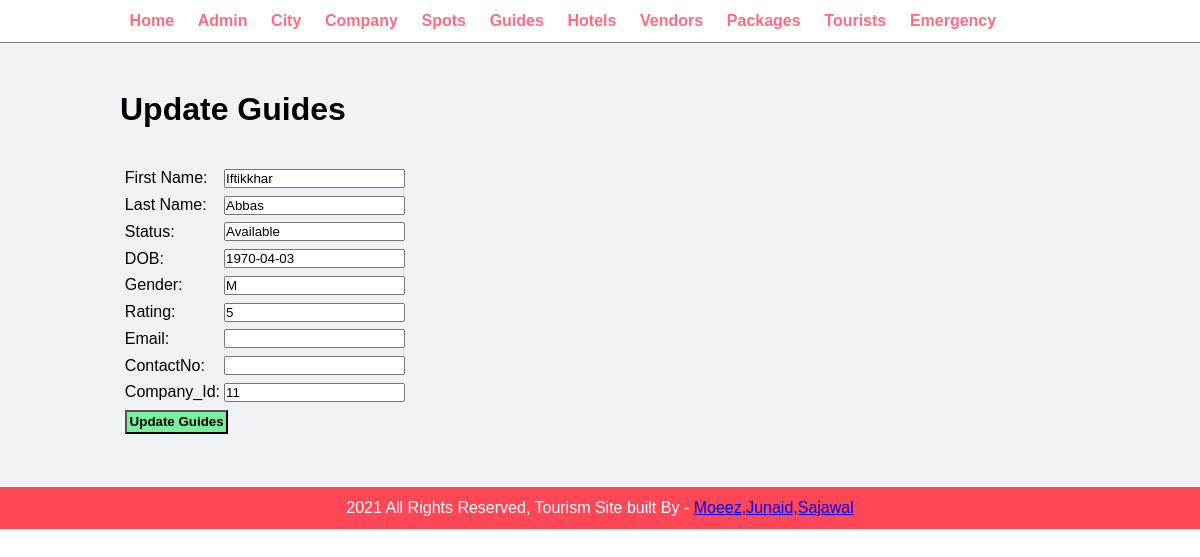
The page /admin/update-guide.php?id=1 on the database its author committed.
### tables this page shows
CREATE TABLE `guides` (
  `ID` int(11) NOT NULL,
  `Fname` varchar(15) NOT NULL,
  `Lname` varchar(15) NOT NULL,
  `Status` varchar(30) DEFAULT NULL,
  `DOB` date NOT NULL,
  `Gender` char(1) NOT NULL,
  `Rating` int(11) DEFAULT NULL COMMENT 'Out of 5',
  `Email` varchar(30) DEFAULT NULL,
  `ContactNo` bigint(11) DEFAULT NULL,
  `Company_Id` int(11) NOT NULL
);

### admin/update-guide.php (the view, shortened to what this page needs)
<?php include('partial/menu.php'); ?>
<div class="main-content">
    <div class="wrapper">
        <h1>Update Guides</h1>
        <br><br>
        <?php
            $id=$_GET['id'];
            $sql="SELECT * FROM guides WHERE ID=$id";
            $res= mysqli_query($conn, $sql);
            if($res==true)
            {
                $count = mysqli_num_rows($res);
               if($count==1)
                {
                    $rows=mysqli_fetch_assoc($res);
					$Fname= $rows['Fname'];
					$Lname=$rows['Lname'];
					$Status=$rows['Status'];
					$DOB=$rows['DOB'];
					$Gender=$rows['Gender'];
					$Rating=$rows['Rating'];
					$Email=$rows['Email'];
					$ContactNo=$rows['ContactNo'];
					$Company_Id=$rows['Company_Id'];
                }
                else
                {
                    header('location:'.SITEURL.'admin/manage-guide.php');
                }
            }
        ?>
        <form action="" method="POST">
            <table class="tbl-30">
                <tr>
                    <td>First Name: </td>
                    <td>
                        <input type="text" name="Fname" value="<?php echo $Fname; ?>">
                    </td>
                </tr>
                <tr>
                    <td>Last Name: </td>
                    <td>
                        <input type="text" name="Lname" value="<?php echo $Lname; ?>">
                    </td>
                </tr>
				<tr>
                    <td>Status: </td>
                    <td>
                        <input type="text" name="Status" value="<?php echo $Status; ?>">
                    </td>
                </tr>
				<tr>
                    <td>DOB: </td>
                    <td>
                        <input type="text" name="DOB" value="<?php echo $DOB; ?>">
                    </td>
                </tr>
				<tr>
                    <td>Gender: </td>
                    <td>
                        <input type="text" name="Gender" value="<?php echo $Gender; ?>">
                    </td>
                </tr>
				<tr>
                    <td>Rating: </td>
                    <td>
                        <input type="text" name="Rating" value="<?php echo $Rating; ?>">
                    </td>
                </tr>
				<tr>
                    <td>Email: </td>
                    <td>
                        <input type="text" name="Email" value="<?php echo $Email; ?>">
                    </td>
                </tr>
				<tr>
                    <td>ContactNo: </td>
                    <td>
                        <input type="text" name="ContactNo" value="<?php echo $ContactNo; ?>">
                    </td>
                </tr>
				<tr>
                    <td>Company_Id: </td>
                    <td>
                        <input type="text" name="Company_Id" value="<?php echo $Company_Id; ?>">
                    </td>
                </tr>
                <tr>
                    <td colspan="2">
                        <input type="submit" name="submit" value="Update Guides" class="btn-secondary">
                    </td>
                </tr>
            </table>
        </form>
    </div>
</div>
<?php include('partial/footer.php'); ?>

### css/admin.css (style rules this page uses)
* { margin: 0; padding: 0; font-family: Arial, Helvetica, sans-serif; }
.wrapper { padding: 1%; width: 80%; margin: 0 auto; }
.tbl-30 { width: 30%; }
table tr td { padding: 1%; }
.btn-secondary { background-color: #7bed9f; padding: 1%; color: black; text-decoration: none; font-weight: bold; }
.main-content { background-color: #f1f2f6; padding: 3% 0; }

### rows shown on the page
guides: Fname "Iftikkhar", Lname "Abbas", Status "Available", DOB "1970-04-03", Gender "M", Rating "5", Company_Id "11"
